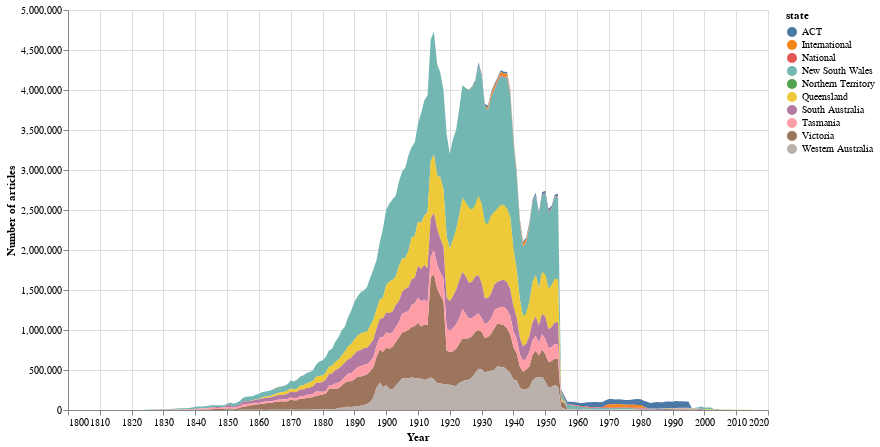

The cell this chart's notebook holds for it:
### Markdown cell above
Hmm, how are we going to visualise the results. Let's start with a stacked area chart.

### Code cell
# Make a chart
alt.Chart(df_states_years).mark_area().encode(
    
        # Show years on the X axis
        x=alt.X('term:Q', axis=alt.Axis(format='c', title='Year')),
    
        # Show the stacked number of articles on the Y axis
        y=alt.Y('total_results:Q', axis=alt.Axis(format=',d', title='Number of articles'), stack=True),
        
        # Use color to distinguish the states
        color='state:N',
        # And show the state / year / and total details on hover
        tooltip=['state', alt.Tooltip('term:Q', title='Year'), alt.Tooltip('total_results:Q', title='Articles', format=',')]
    ).properties(width=700, height=400)

### Figure 1 — Vega-Lite specification as saved in the notebook (floating-point values rounded to 4 significant figures; data arrays with more than 128 entries replaced by an {"elided": "..."} marker saying what was removed)
{"config": {"view": {"continuousWidth": 400, "continuousHeight": 300}}, "data": {"name": "data-255d2161f35521efa014ae6ba99b8fa3"}, "mark": "area", "encoding": {"color": {"type": "nominal", "field": "state"}, "tooltip": [{"type": "nominal", "field": "state"}, {"type": "quantitative", "field": "term", "title": "Year"}, {"type": "quantitative", "field": "total_results", "format": ",", "title": "Articles"}], "x": {"type": "quantitative", "axis": {"format": "c", "title": "Year"}, "field": "term"}, "y": {"type": "quantitative", "axis": {"format": ",d", "title": "Number of articles"}, "field": "total_results", "stack": true}}, "height": 400, "width": 700, "$schema": "https://vega.github.io/schema/vega-lite/v4.8.1.json", "datasets": {"data-255d2161f35521efa014ae6ba99b8fa3": {"elided": "1272 records"}}}
